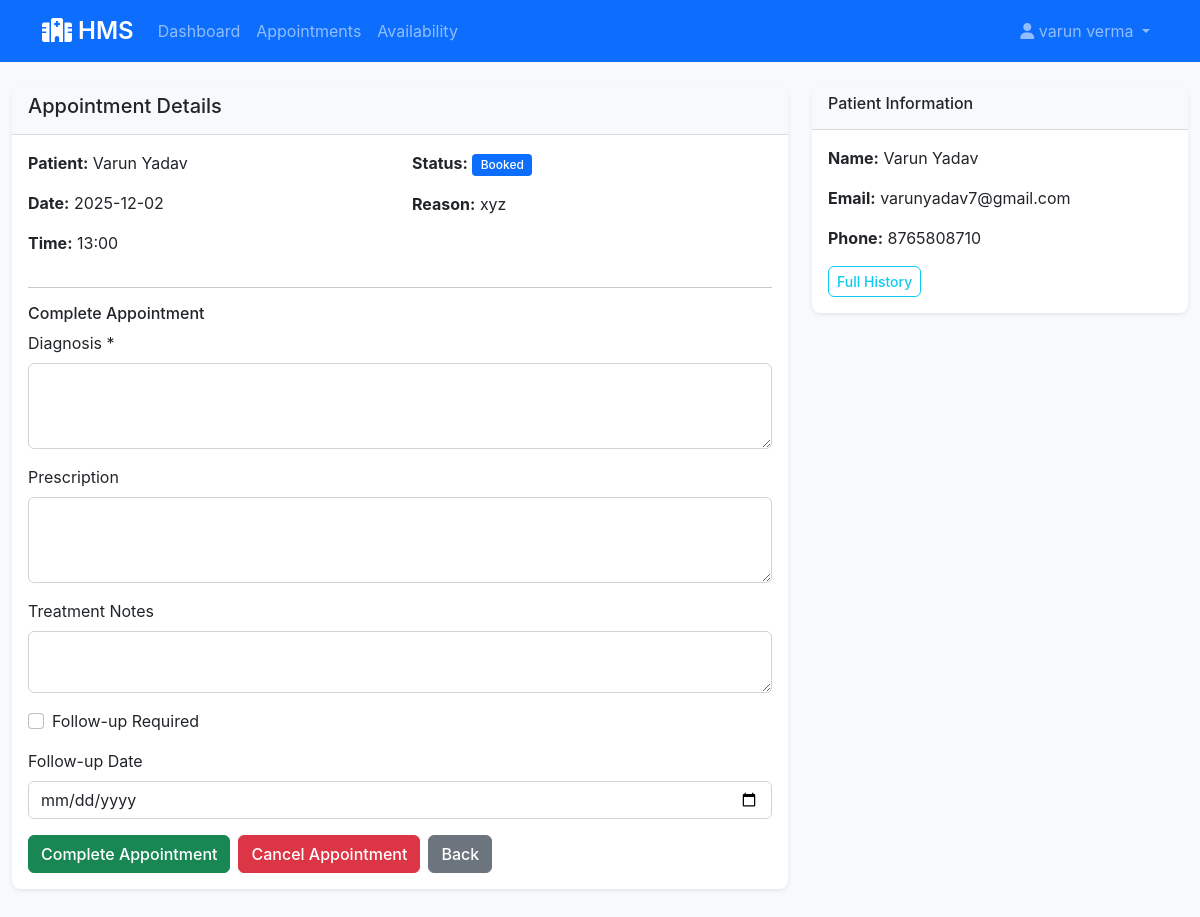
The app's page /doctor/appointment/1 (signed in) with its own data.
### app/models.py (models this page shows, shortened)
class Doctor(UserMixin, db.Model):
    __tablename__ = 'doctors'
    id = db.Column(db.Integer, primary_key=True)
    username = db.Column(db.String(80), unique=True, nullable=False)
    email = db.Column(db.String(120), unique=True, nullable=False)
    password_hash = db.Column(db.String(255), nullable=False)
    full_name = db.Column(db.String(100), nullable=False)
    phone = db.Column(db.String(15), nullable=False)
    license_number = db.Column(db.String(50), unique=True, nullable=False)
    department_id = db.Column(db.Integer, db.ForeignKey('departments.id'), nullable=False)
    experience_years = db.Column(db.Integer, default=0)
    qualification = db.Column(db.String(200))
    consultation_fee = db.Column(db.Float, default=500.0)
    is_available = db.Column(db.Boolean, default=True)
    created_at = db.Column(db.DateTime, default=datetime.utcnow)
    appointments = db.relationship('Appointment', backref='doctor', lazy=True)
    availability = db.relationship('DoctorAvailability', backref='doctor', lazy=True)

class Patient(UserMixin, db.Model):
    __tablename__ = 'patients'
    id = db.Column(db.Integer, primary_key=True)
    username = db.Column(db.String(80), unique=True, nullable=False)
    email = db.Column(db.String(120), unique=True, nullable=False)
    password_hash = db.Column(db.String(255), nullable=False)
    full_name = db.Column(db.String(100), nullable=False)
    phone = db.Column(db.String(15), nullable=False)
    date_of_birth = db.Column(db.Date)
    gender = db.Column(db.String(10))
    address = db.Column(db.Text)
    blood_group = db.Column(db.String(5))
    emergency_contact = db.Column(db.String(15))
    medical_history = db.Column(db.Text)
    created_at = db.Column(db.DateTime, default=datetime.utcnow)
    is_active = db.Column(db.Boolean, default=True)
    appointments = db.relationship('Appointment', backref='patient', lazy=True)

class Appointment(db.Model):
    __tablename__ = 'appointments'
    id = db.Column(db.Integer, primary_key=True)
    patient_id = db.Column(db.Integer, db.ForeignKey('patients.id'), nullable=False)
    doctor_id = db.Column(db.Integer, db.ForeignKey('doctors.id'), nullable=False)
    appointment_date = db.Column(db.Date, nullable=False)
    appointment_time = db.Column(db.Time, nullable=False)
    status = db.Column(db.String(20), default='Booked')
    reason = db.Column(db.Text)
    notes = db.Column(db.Text)
    created_at = db.Column(db.DateTime, default=datetime.utcnow)
    updated_at = db.Column(db.DateTime, default=datetime.utcnow, onupdate=datetime.utcnow)
    treatments = db.relationship('Treatment', backref='appointment', lazy=True)

### app/routes/doctor.py (the view)
    def decorated_function(*args, **kwargs):
        if not current_user.is_authenticated or session.get('user_type') != 'doctor':
            flash('Doctor access required!', 'error')
            return redirect(url_for('auth.login'))
        return f(*args, **kwargs)

### app/routes/doctor.py (called while the page is built)
def doctor_required(f):
    def decorated_function(*args, **kwargs):
        if not current_user.is_authenticated or session.get('user_type') != 'doctor':
            flash('Doctor access required!', 'error')
            return redirect(url_for('auth.login'))
        return f(*args, **kwargs)
    decorated_function.__name__ = f.__name__
    return decorated_function

@doctor.route('/appointment/<int:appointment_id>')
@login_required
@doctor_required
def appointment_detail(appointment_id):
    appointment = Appointment.query.filter_by(
        id=appointment_id,
        doctor_id=current_user.id
    ).first_or_404()
    return render_template('doctor/appointment_detail.html', appointment=appointment)

### app/templates/doctor/appointment_detail.html (shortened to what this page needs)
{% extends "base.html" %}
{% block content %}
<div class="row">
    <div class="col-md-8">
        <div class="card">
            <div class="card-header">
                <h5>Appointment Details</h5>
            </div>
            <div class="card-body">
                <div class="row mb-3">
                    <div class="col-md-6">
                        <p><strong>Patient:</strong> {{ appointment.patient.full_name }}</p>
                        <p><strong>Date:</strong> {{ appointment.appointment_date.strftime('%Y-%m-%d') }}</p>
                        <p><strong>Time:</strong> {{ appointment.appointment_time.strftime('%H:%M') }}</p>
                    </div>
                    <div class="col-md-6">
                        <p><strong>Status:</strong> <span class="badge bg-primary">{{ appointment.status }}</span></p>
                        <p><strong>Reason:</strong> {{ appointment.reason or 'Not specified' }}</p>
                    </div>
                </div>
                {% if appointment.status == 'Booked' %}
                <hr>
                <h6>Complete Appointment</h6>
                <form method="POST" action="{{ url_for('doctor.complete_appointment', appointment_id=appointment.id) }}">
                    <div class="mb-3">
                        <label for="diagnosis" class="form-label">Diagnosis *</label>
                        <textarea class="form-control" id="diagnosis" name="diagnosis" rows="3" required></textarea>
                    </div>
                    <div class="mb-3">
                        <label for="prescription" class="form-label">Prescription</label>
                        <textarea class="form-control" id="prescription" name="prescription" rows="3"></textarea>
                    </div>
                    <div class="mb-3">
                        <label for="treatment_notes" class="form-label">Treatment Notes</label>
                        <textarea class="form-control" id="treatment_notes" name="treatment_notes" rows="2"></textarea>
                    </div>
                    <div class="mb-3">
                        <div class="form-check">
                            <input class="form-check-input" type="checkbox" id="follow_up_required" name="follow_up_required">
                            <label class="form-check-label" for="follow_up_required">Follow-up Required</label>
                        </div>
                    </div>
                    <div class="mb-3">
                        <label for="follow_up_date" class="form-label">Follow-up Date</label>
                        <input type="date" class="form-control" id="follow_up_date" name="follow_up_date">
                    </div>
                    <div class="d-flex gap-2">
                        <button type="submit" class="btn btn-success">Complete Appointment</button>
                        <a href="{{ url_for('doctor.cancel_appointment', appointment_id=appointment.id) }}" class="btn btn-danger" onclick="return confirm('Cancel?')">Cancel Appointment</a>
                        <a href="{{ url_for('doctor.appointments') }}" class="btn btn-secondary">Back</a>
                    </div>
                </form>
                {% else %}
                <div class="d-flex gap-2">
                    <a href="{{ url_for('doctor.appointments') }}" class="btn btn-secondary">Back</a>
                </div>
                {% endif %}
            </div>
        </div>
    </div>
    <div class="col-md-4">
        <div class="card">
            <div class="card-header">
                <h6>Patient Information</h6>
            </div>
            <div class="card-body">
                <p><strong>Name:</strong> {{ appointment.patient.full_name }}</p>
                <p><strong>Email:</strong> {{ appointment.patient.email }}</p>
                <p><strong>Phone:</strong> {{ appointment.patient.phone }}</p>
                <a href="{{ url_for('doctor.patient_history', patient_id=appointment.patient.id) }}" class="btn btn-outline-info btn-sm">Full History</a>
            </div>
        </div>
    </div>
</div>
{% endblock %}

### app/templates/base.html (shortened to what this page needs)
<!DOCTYPE html>
<html lang="en">
<head>
    <link href="https://cdn.jsdelivr.net/npm/bootstrap@5.1.3/dist/css/bootstrap.min.css" rel="stylesheet">
    <link href="https://cdnjs.cloudflare.com/ajax/libs/font-awesome/6.0.0/css/all.min.css" rel="stylesheet">
    <link href="{{ url_for('static', filename='css/style.css') }}" rel="stylesheet">
</head>
<body>
    <nav class="navbar navbar-expand-lg navbar-dark bg-primary">
        <div class="container">
            <a class="navbar-brand" href="{{ url_for('index') }}">
                <i class="fas fa-hospital"></i> HMS
            </a>
            <div class="collapse navbar-collapse" id="navbarNav">
                <ul class="navbar-nav me-auto">
                    {% if current_user.is_authenticated %}
                        {% if session.user_type == 'admin' %}
                            <li class="nav-item">
                                <a class="nav-link" href="{{ url_for('admin.dashboard') }}">Dashboard</a>
                            </li>
                            <li class="nav-item">
                                <a class="nav-link" href="{{ url_for('admin.manage_doctors') }}">Doctors</a>
                            </li>
                            <li class="nav-item">
                                <a class="nav-link" href="{{ url_for('admin.manage_patients') }}">Patients</a>
                            </li>
                            <li class="nav-item">
                                <a class="nav-link" href="{{ url_for('admin.appointments') }}">Appointments</a>
                            </li>
                        {% elif session.user_type == 'doctor' %}
                            <li class="nav-item">
                                <a class="nav-link" href="{{ url_for('doctor.dashboard') }}">Dashboard</a>
                            </li>
                            <li class="nav-item">
                                <a class="nav-link" href="{{ url_for('doctor.appointments') }}">Appointments</a>
                            </li>
                            <li class="nav-item">
                                <a class="nav-link" href="{{ url_for('doctor.availability') }}">Availability</a>
                            </li>
                        {% endif %}
                    {% endif %}
                </ul>
                <ul class="navbar-nav">
                    {% if current_user.is_authenticated %}
                        <li class="nav-item dropdown">
                            <a class="nav-link dropdown-toggle" href="#" id="navbarDropdown" role="button" data-bs-toggle="dropdown">
                                <i class="fas fa-user"></i> {{ current_user.full_name }}
                            </a>
                        </li>
                    {% endif %}
                </ul>
            </div>
        </div>
    </nav>
    <main class="container-fluid py-4">
        {% block content %}{% endblock %}
    </main>
</body>
</html>

### app/static/style.css (style rules this page uses)
:root { --primary-color: #0b71de; --success-color: #28a745; --info-color: #17a2b8; --warning-color: #ffc107; --danger-color: #dc3545; }
body { background-color: #f8f9fa; font-family: -apple-system, BlinkMacSystemFont, 'Segoe UI', Roboto, 'Helvetica Neue', Arial, sans-serif; }
.navbar-brand { font-weight: 600; font-size: 1.5rem; }
.card { border: none; border-radius: 0.5rem; box-shadow: 0 0.125rem 0.25rem rgba(0, 0, 0, 0.075); margin-bottom: 1.5rem; }
.card-header { background-color: #f8f9fa; border-bottom: 1px solid rgba(0, 0, 0, 0.125); font-weight: 600; }
.btn { border-radius: 0.375rem; font-weight: 500; }
.badge { padding: 0.4em 0.7em; font-weight: 500; }
.form-control, .form-select { border-radius: 0.375rem; }

### records on screen
Doctor: full_name "varun verma"
Patient: patient.full_name "Varun Yadav", patient.email "varunyadav7@gmail.com", patient.phone "8765808710"
Appointment: appointment_date "2025-12-02", appointment_time "13:00", status "Booked", reason "xyz"
